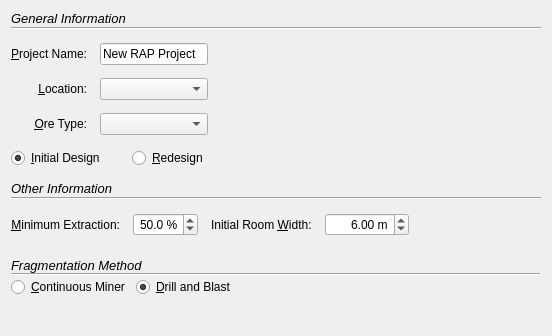
      <widget class="QWidget" name="scrollAreaWidgetContents">
       <property name="geometry">
        <rect>
         <x>0</x>
         <y>0</y>
         <width>552</width>
         <height>336</height>
        </rect>
       </property>
       <layout class="QVBoxLayout" name="verticalLayout_4">
        <property name="spacing">
         <number>13</number>
        </property>
        <item>
         <layout class="QGridLayout" name="gridLayout_4">
          <item row="3" column="0">
           <widget class="QLabel" name="oreTypeLabel">
            <property name="text">
             <string>&amp;Ore Type:</string>
            </property>
            <property name="alignment">
             <set>Qt::AlignRight|Qt::AlignTrailing|Qt::AlignVCenter</set>
            </property>
            <property name="buddy">
             <cstring>oreTypeCombo</cstring>
            </property>
           </widget>
          </item>
          <item row="4" column="2">
           <widget class="QRadioButton" name="redesignRadio">
            <property name="text">
             <string>&amp;Redesign</string>
            </property>
           </widget>
          </item>
          <item row="3" column="1" colspan="2">
           <widget class="QComboBox" name="oreTypeCombo">
            <property name="editable">
             <bool>false</bool>
            </property>
           </widget>
          </item>
          <item row="1" column="0">
           <widget class="QLabel" name="projectNameLabel">
            <property name="text">
             <string>&amp;Project Name:</string>
            </property>
            <property name="alignment">
             <set>Qt::AlignRight|Qt::AlignTrailing|Qt::AlignVCenter</set>
            </property>
            <property name="buddy">
             <cstring>projectNameLineEdit</cstring>
            </property>
           </widget>
          </item>
          <item row="1" column="1" colspan="2">
           <widget class="QLineEdit" name="projectNameLineEdit">
            <property name="text">
             <string>New RAP Project</string>
            </property>
           </widget>
          </item>
          <item row="2" column="1" colspan="2">
           <widget class="QComboBox" name="locationCombo">
            <property name="editable">
             <bool>false</bool>
            </property>
            <property name="currentIndex">
             <number>-1</number>
            </property>
           </widget>
          </item>
          <item row="2" column="0">
           <widget class="QLabel" name="locationLabel">
            <property name="text">
             <string>&amp;Location:</string>
            </property>
            <property name="alignment">
             <set>Qt::AlignRight|Qt::AlignTrailing|Qt::AlignVCenter</set>
            </property>
            <property name="buddy">
             <cstring>locationCombo</cstring>
            </property>
           </widget>
          </item>
          <item row="4" column="0" colspan="2">
           <widget class="QRadioButton" name="initialDesignRadio">
            <property name="text">
             <string>&amp;Initial Design</string>
            </property>
            <property name="checkable">
             <bool>true</bool>
            </property>
            <property name="checked">
             <bool>true</bool>
            </property>
           </widget>
          </item>
          <item row="0" column="0" colspan="4">
           <layout class="QVBoxLayout" name="verticalLayout">
            <property name="spacing">
             <number>1</number>
            </property>
            <property name="sizeConstraint">
             <enum>QLayout::SetMinimumSize</enum>
            </property>
            <item>
             <widget class="QLabel" name="label">
              <property name="font">
               <font>
                <pointsize>10</pointsize>
                <italic>true</italic>
               </font>
              </property>
              <property name="text">
               <string>General Information</string>
              </property>
             </widget>
            </item>
            <item>
             <widget class="Line" name="line">
              <property name="orientation">
               <enum>Qt::Horizontal</enum>
              </property>
             </widget>
            </item>
           </layout>
          </item>
          <item row="1" column="3" rowspan="4">
           <spacer name="horizontalSpacer_2">
            <property name="orientation">
             <enum>Qt::Horizontal</enum>
            </property>
            <property name="sizeHint" stdset="0">
             <size>
              <width>40</width>
              <height>20</height>
             </size>
            </property>
           </spacer>
          </item>
         </layout>
        </item>
        <item>
         <layout class="QGridLayout" name="gridLayout_3">
          <item row="1" column="0">
           <widget class="QLabel" name="minExtractionLabel">
            <property name="text">
             <string>&amp;Minimum Extraction:</string>
            </property>
            <property name="alignment">
             <set>Qt::AlignRight|Qt::AlignTrailing|Qt::AlignVCenter</set>
            </property>
            <property name="buddy">
             <cstring>minExtractionSpin</cstring>
            </property>
           </widget>
          </item>
          <item row="1" column="1">
           <widget class="QDoubleSpinBox" name="minExtractionSpin">
            <property name="alignment">
             <set>Qt::AlignRight|Qt::AlignTrailing|Qt::AlignVCenter</set>
            </property>
            <property name="prefix">
             <string/>
            </property>
            <property name="suffix">
             <string> %</string>
            </property>
            <property name="decimals">
             <number>1</number>
            </property>
            <property name="maximum">
             <double>90.000000000000000</double>
            </property>
            <property name="value">
             <double>50.000000000000000</double>
            </property>
           </widget>
          </item>
          <item row="1" column="2">
           <widget class="QLabel" name="roomWidthLabel">
            <property name="text">
             <string>Initial Room &amp;Width:</string>
            </property>
            <property name="buddy">
             <cstring>roomWidthSpin</cstring>
            </property>
           </widget>
          </item>
          <item row="1" column="3">
           <widget class="QDoubleSpinBox" name="roomWidthSpin">
            <property name="alignment">
             <set>Qt::AlignRight|Qt::AlignTrailing|Qt::AlignVCenter</set>
            </property>
            <property name="suffix">
             <string> m</string>
            </property>
            <property name="maximum">
             <double>3000.000000000000000</double>
            </property>
            <property name="value">
             <double>6.000000000000000</double>
            </property>
           </widget>
          </item>
          <item row="1" column="4">
           <spacer name="horizontalSpacer_3">
            <property name="orientation">
             <enum>Qt::Horizontal</enum>
            </property>
            <property name="sizeHint" stdset="0">
             <size>
              <width>40</width>
              <height>20</height>
             </size>
            </property>
           </spacer>
          </item>
          <item row="0" column="0" colspan="5">
           <layout class="QVBoxLayout" name="verticalLayout_2">
            <property name="spacing">
             <number>1</number>
            </property>
            <property name="sizeConstraint">
             <enum>QLayout::SetMaximumSize</enum>
            </property>
            <item>
             <widget class="QLabel" name="label_2">
              <property name="font">
               <font>
                <pointsize>10</pointsize>
                <italic>true</italic>
               </font>
              </property>
              <property name="text">
               <string>Other Information</string>
              </property>
             </widget>
            </item>
            <item>
             <widget class="Line" name="line_2">
              <property name="orientation">
               <enum>Qt::Horizontal</enum>
              </property>
             </widget>
            </item>
           </layout>
          </item>
         </layout>
        </item>
        <item>
         <widget class="QWidget" name="widget" native="true">
          <layout class="QGridLayout" name="gridLayout_2">
           <property name="leftMargin">
            <number>0</number>
           </property>
           <property name="rightMargin">
            <number>0</number>
           </property>
           <property name="bottomMargin">
            <number>0</number>
           </property>
           <property name="horizontalSpacing">
            <number>6</number>
           </property>
           <property name="verticalSpacing">
            <number>0</number>
           </property>
           <item row="1" column="0">
            <widget class="QRadioButton" name="continuousMinerRadio">
             <property name="text">
              <string>&amp;Continuous Miner</string>
             </property>
             <property name="checked">
              <bool>false</bool>
             </property>
            </widget>
           </item>
           <item row="1" column="1">
            <widget class="QRadioButton" name="drillBlastRadio">
             <property name="text">
              <string>&amp;Drill and Blast</string>
             </property>
             <property name="checked">
              <bool>true</bool>
             </property>
            </widget>
           </item>
           <item row="1" column="2">
            <spacer name="horizontalSpacer_8">
             <property name="orientation">
              <enum>Qt::Horizontal</enum>
             </property>
             <property name="sizeHint" stdset="0">
              <size>
               <width>326</width>
               <height>20</height>
              </size>
             </property>
            </spacer>
           </item>
           <item row="0" column="0" colspan="3">
            <layout class="QVBoxLayout" name="verticalLayout_3">
             <property name="spacing">
              <number>0</number>
             </property>
             <property name="sizeConstraint">
              <enum>QLayout::SetFixedSize</enum>
             </property>
             <property name="rightMargin">
              <number>1</number>
             </property>
             <property name="bottomMargin">
              <number>1</number>
             </property>
             <item>
              <widget class="QLabel" name="label_4">
               <property name="font">
                <font>
                 <pointsize>10</pointsize>
                 <italic>true</italic>
                </font>
               </property>
               <property name="text">
                <string>Fragmentation Method</string>
               </property>
              </widget>
             </item>
             <item>
              <widget class="Line" name="line_6">
               <property name="orientation">
                <enum>Qt::Horizontal</enum>
               </property>
              </widget>
             </item>
            </layout>
           </item>
          </layout>
         </widget>
        </item>
        <item>
         <spacer name="verticalSpacer">
          <property name="orientation">
           <enum>Qt::Vertical</enum>
          </property>
          <property name="sizeHint" stdset="0">
           <size>
            <width>20</width>
            <height>50</height>
           </size>
          </property>
         </spacer>
        </item>
       </layout>
      </widget>
